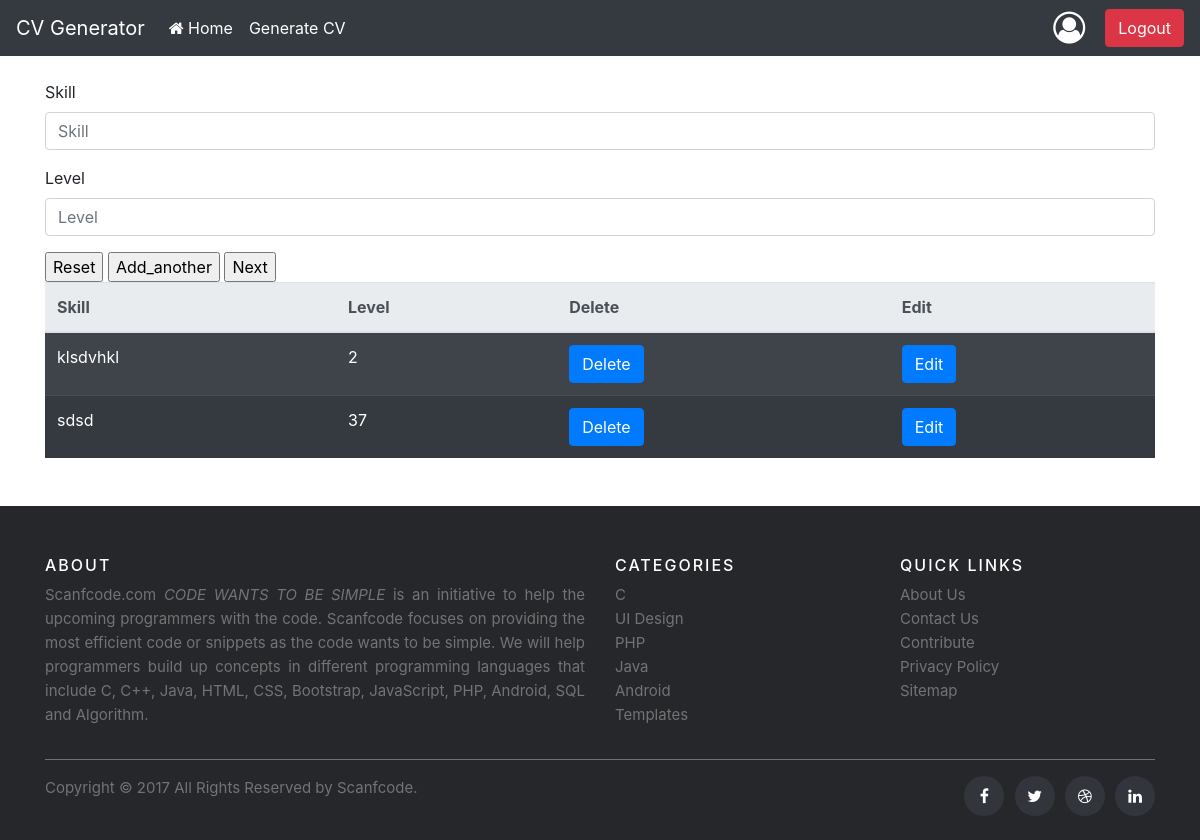
The app's page /skill_view/1/ with its own data.
### cvsite/models.py (models this page shows)
class Skill(models.Model):
    skill = models.CharField(max_length=100)
    level = models.CharField(max_length=50)
    data = models.ForeignKey(Data, on_delete=models.CASCADE)

### cvsite/views.py (the view, shortened to what this page needs)
# urls.py: path('skill_view/<data>/', skill_view, name='skill'),
def skill_view(request, data=None):
    myskill = Skill.objects.all().filter(data=data)
    if 'next' in request.POST:
        if request.method == 'POST':
            form = SkillForm(request.POST)
            if form.is_valid():
                sk = form.save(commit=False)
                sk.data_id = data
                sk.save()
                return redirect('experience', data=data)
    else:
        form = SkillForm()
    return render(request, 'form_skill.html', {'form': form, 'mysk': myskill, })

### cvsite/forms.py
class SkillForm(forms.ModelForm):
    class Meta:
        model = Skill
        fields = '__all__'
        exclude = ['data']

### templates/form_skill.html (shortened to what this page needs)
{% extends 'base.html' %}
{% load bootstrap4 %}
{% block content %}
    <form action="" method="post">
    {% bootstrap_form form %}
    <input type="reset" value="Reset" />
    <input type="submit" name="add" value="Add_another" />
    <input type="submit" name="next" value="Next" />
    </form>
    <table class="table table-striped table-dark">
    <thead class="thead-light">
        <tr>
        <th>Skill</th>
        <th>Level</th>
        <th>Delete</th>
        <th>Edit</th>
        </tr>
    </thead>
        {% for element in mysk %}
            <tr>
            <td>{{ element.skill }}</td>
            <td>{{ element.level }}</td>
            <td><a name="css" href="{% url 'skill_delete' data=element.data_id pk=element.id %}"
                   class="btn btn-primary btn-xs">Delete</a></td>
            <td><a name="css" href="{% url 'skill_edit' data=element.data_id pk=element.id %}"
                   class="btn btn-primary btn-xs">Edit</a></td>
            </tr>
        {% endfor %}
    </table>
{% endblock %}

### records on screen
Skill: skill "klsdvhkl", level "2"
Skill: skill "sdsd", level "37"
